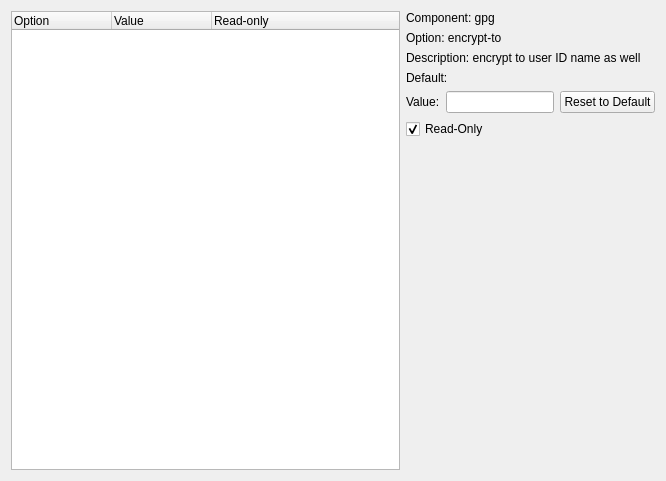
<ui version="4.0" >
 <class>MainWidget</class>
 <widget class="QWidget" name="MainWidget" >
  <property name="geometry" >
   <rect>
    <x>0</x>
    <y>0</y>
    <width>666</width>
    <height>481</height>
   </rect>
  </property>
  <property name="windowTitle" >
   <string>Form</string>
  </property>
  <layout class="QGridLayout" >
   <item rowspan="7" row="0" column="0" >
    <widget class="QTreeWidget" name="treeWidget" >
     <column>
      <property name="text" >
       <string>Option</string>
      </property>
     </column>
     <column>
      <property name="text" >
       <string>Value</string>
      </property>
     </column>
     <column>
      <property name="text" >
       <string>Read-only</string>
      </property>
     </column>
    </widget>
   </item>
   <item row="0" column="1" colspan="2" >
    <widget class="QLabel" name="label_2" >
     <property name="text" >
      <string>Component: gpg</string>
     </property>
    </widget>
   </item>
   <item row="1" column="1" >
    <widget class="QLabel" name="label_3" >
     <property name="text" >
      <string>Option: encrypt-to</string>
     </property>
     <property name="textFormat" >
      <enum>Qt::PlainText</enum>
     </property>
    </widget>
   </item>
   <item row="2" column="1" colspan="2" >
    <widget class="QLabel" name="label_6" >
     <property name="text" >
      <string>Description: encrypt to user ID name as well</string>
     </property>
    </widget>
   </item>
   <item row="3" column="1" >
    <widget class="QLabel" name="label_5" >
     <property name="text" >
      <string>Default:</string>
     </property>
    </widget>
   </item>
   <item row="4" column="1" colspan="2" >
    <layout class="QHBoxLayout" >
     <item>
      <widget class="QLabel" name="label_4" >
       <property name="text" >
        <string>Value:</string>
       </property>
      </widget>
     </item>
     <item>
      <widget class="QLineEdit" name="lineEdit" >
       <property name="text" >
        <string/>
       </property>
      </widget>
     </item>
     <item>
      <widget class="QPushButton" name="pushButton" >
       <property name="text" >
        <string>Reset to Default</string>
       </property>
      </widget>
     </item>
    </layout>
   </item>
   <item row="5" column="1" >
    <widget class="QCheckBox" name="checkBox" >
     <property name="text" >
      <string>Read-Only</string>
     </property>
     <property name="checked" >
      <bool>true</bool>
     </property>
    </widget>
   </item>
   <item row="6" column="2" >
    <spacer>
     <property name="orientation" >
      <enum>Qt::Vertical</enum>
     </property>
     <property name="sizeHint" >
      <size>
       <width>20</width>
       <height>40</height>
      </size>
     </property>
    </spacer>
   </item>
  </layout>
 </widget>
 <resources/>
 <connections/>
</ui>
